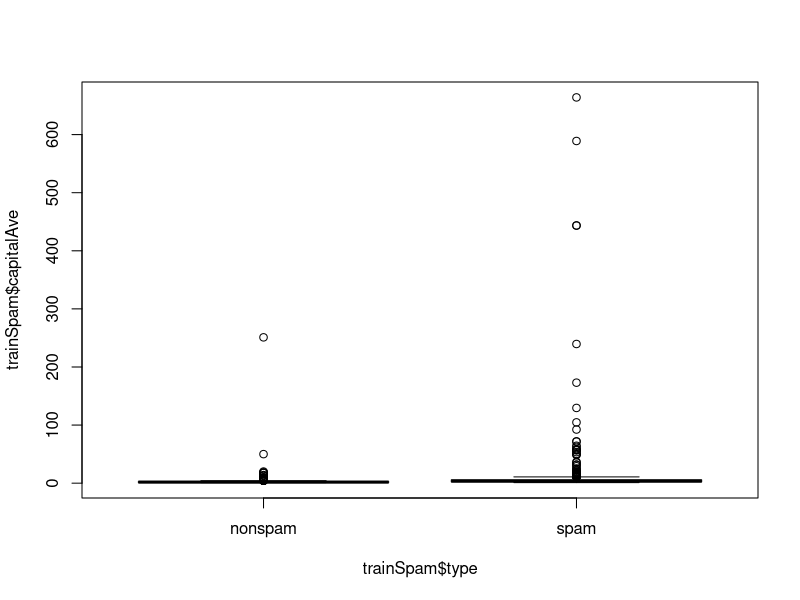
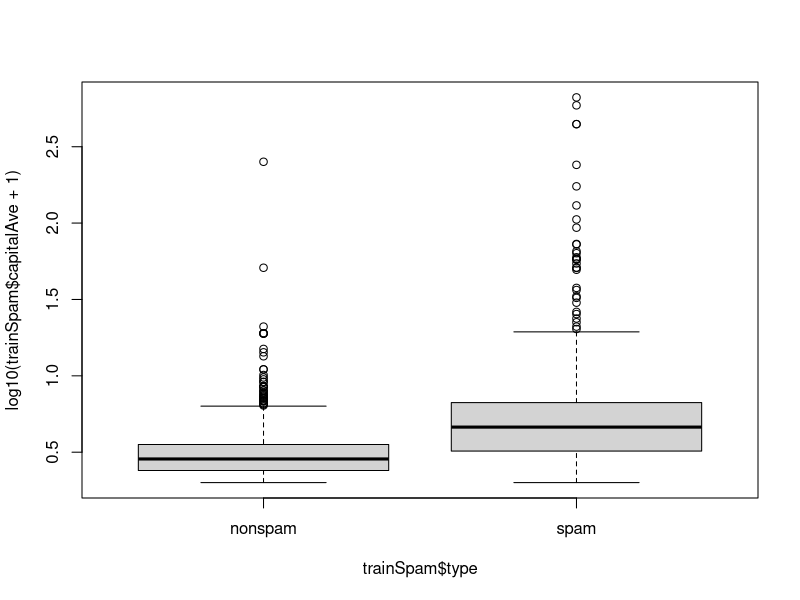
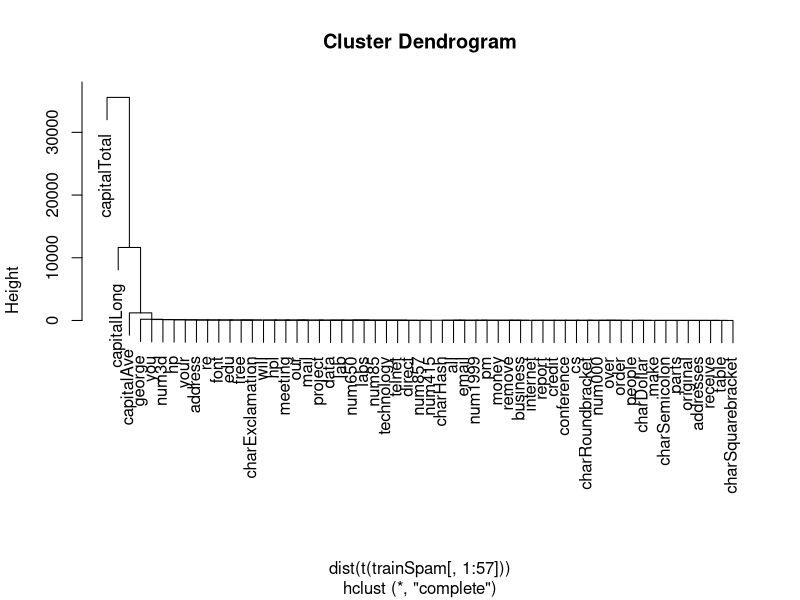
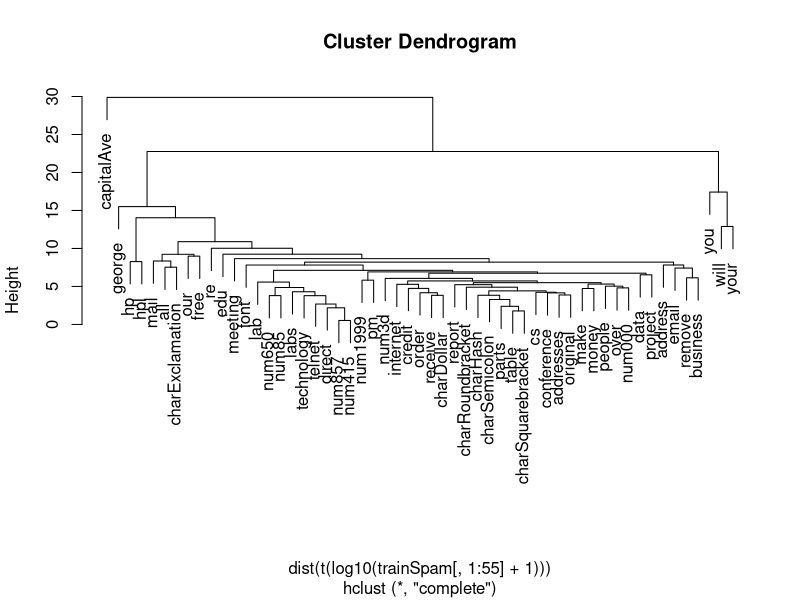

Recreate these plots in R, in order.
library(kernlab)

#  load cleaned data set
data(spam)
str(spam[, 1:5])

# perform subsampling
set.seed(3435)
trainIndicator = rbinom(4601, size = 1, prob = 0.5)
table(trainIndicator)

# use part of data for model and the other part for prediction
trainSpam = spam[trainIndicator == 1, ]
testSpam = spam[trainIndicator == 0, ]

# explore data
names(trainSpam)
table(trainSpam$type)

# exploratory plots
# capitalAve = average number of capital letters
plot(trainSpam$capitalAve ~ trainSpam$type)

plot(log10(trainSpam$capitalAve + 1) ~ trainSpam$type)

# see what words cluster together (note: senstitive to skewness in 
# distribution of individual variables)
hCluster = hclust(dist(t(trainSpam[, 1:57])))
plot(hCluster)

# redo clustering algorthim after a transformation of the predictor space
hClusterUpdated = hclust(dist(t(log10(trainSpam[, 1:55] + 1))))
plot(hClusterUpdated)

trainSpam$numType = as.numeric(trainSpam$type) - 1
costFunction = function(x, y) sum(x != (y > 0.5))
cvError = rep(NA, 55)

library(boot)

for (i in 1:55){
  # try to fit a general model (logistic regression model) using just 1 variable
  lmFormula = reformulate(names(trainSpam)[i], response = "numType")
  glmFit = glm(lmFormula, family = "binomial", data = trainSpam)
  cvError[i] = cv.glm(trainSpam, glmFit, costFunction, 2)$delta[2]
}

# error with the minim cross-validated error
names(trainSpam)[which.min(cvError)]

# use the best model from the group
predictionModel = glm(numType ~ charDollar, family = "binomial", data = trainSpam)

# get predictions on the test set
predictionTest = predict(predictionModel, testSpam)
predictedSpam = rep("nonspam", dim(testSpam)[1])

# classify as "spam" for those with prob > 0.5
predictedSpam[predictionModel$fitted > 0.5] = "spam"

# classifictation table - diagonal elements are discrepancies
table(predictedSpam, testSpam$type)

# error rate
( 61 + 458)/(1346 + 458 + 449)
